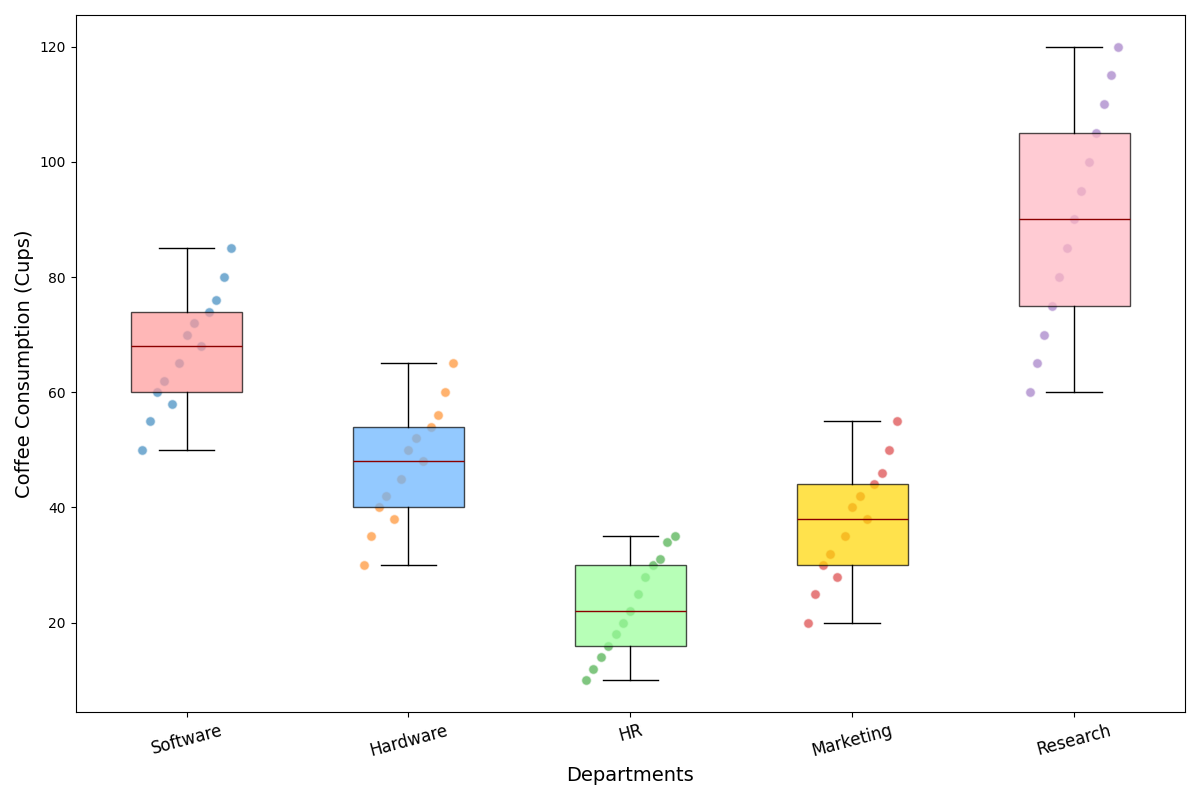

Python code for this plot:
import matplotlib.pyplot as plt
import numpy as np

software_dept = [50, 55, 60, 62, 58, 65, 70, 72, 68, 74, 76, 80, 85]
hardware_dept = [30, 35, 40, 42, 38, 45, 50, 52, 48, 54, 56, 60, 65]
hr_dept = [10, 12, 14, 16, 18, 20, 22, 25, 28, 30, 31, 34, 35]
marketing_dept = [20, 25, 30, 32, 28, 35, 40, 42, 38, 44, 46, 50, 55]
research_dept = [60, 65, 70, 75, 80, 85, 90, 95, 100, 105, 110, 115, 120]

coffee_data = [software_dept, hardware_dept, hr_dept, marketing_dept, research_dept]

fig, ax = plt.subplots(figsize=(12, 8))

bp = ax.boxplot(coffee_data, patch_artist=True, vert=True, notch=False,
                boxprops=dict(color='black'),
                medianprops=dict(color='darkred'),
                whiskerprops=dict(color='black'),
                capprops=dict(color='black'),
                flierprops=dict(marker='o', color='black', alpha=0.5, markersize=8))

colors = ['#FF9999', '#66B2FF', '#99FF99', '#FFD700', '#FFB6C1']
for patch, color in zip(bp['boxes'], colors):
    patch.set_facecolor(color)
    patch.set_alpha(0.7)

for i, data in enumerate(coffee_data, start=1):
    y = np.array(data)
    x = np.linspace(i - 0.2, i + 0.2, len(y))  # jitter by changing method
    ax.scatter(x, y, alpha=0.6, edgecolor='w', s=50)

ax.set_xlabel('Departments', fontsize=14)
ax.set_ylabel('Coffee Consumption (Cups)', fontsize=14)
ax.set_xticks(np.arange(1, len(coffee_data) + 1))
ax.set_xticklabels(['Software', 'Hardware', 'HR', 'Marketing', 'Research'], rotation=15, fontsize=12)

plt.tight_layout()
plt.show()
